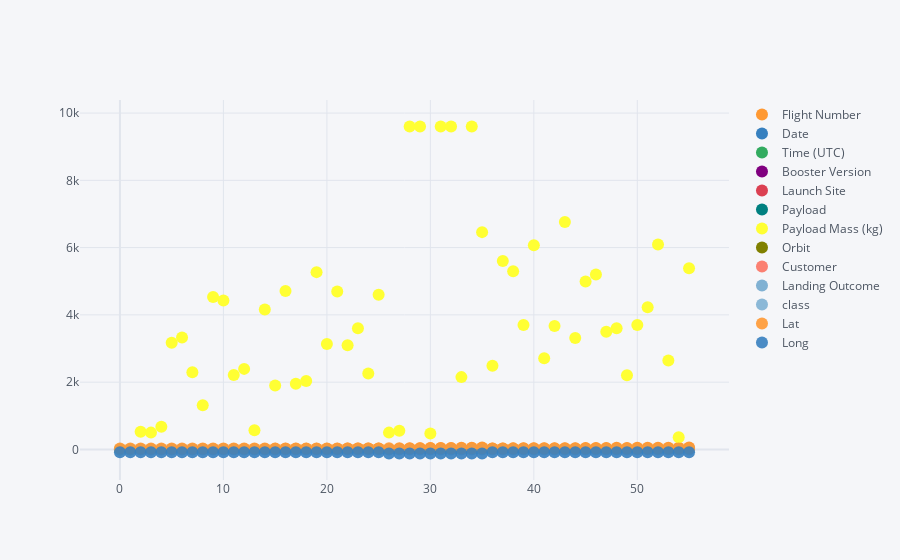

Source (notebook cell):
### Code cell
spacex_df.iplot(kind='scatter',mode='markers')

### Figure 1 — Plotly figure (JSON) as saved in the notebook; plotly's stock layout.template omitted (floating-point values rounded to 4 significant figures)
{"data": [{"line": {"color": "rgba(255, 153, 51, 1.0)", "dash": "solid", "shape": "linear", "width": 1.3}, "marker": {"size": 12, "symbol": "circle"}, "mode": "markers", "name": "Flight Number", "text": "", "type": "scatter", "x": [0, 1, 2, 3, 4, 5, 6, 7, 8, 9, 10, 11, 12, 13, 14, 15, 16, 17, 18, 19, 20, 21, 22, 23, 24, 25, 26, 27, 28, 29, 30, 31, 32, 33, 34, 35, 36, 37, 38, 39, 40, 41, 42, 43, 44, 45, 46, 47, 48, 49, 50, 51, 52, 53, 54, 55], "y": [1, 2, 3, 4, 5, 7, 8, 9, 10, 11, 12, 13, 14, 15, 16, 17, 18, 19, 20, 22, 23, 24, 25, 26, 27, 28, 6, 21, 29, 37, 40, 42, 46, 49, 51, 55, 30, 31, 32, 33, 34, 35, 36, 38, 39, 41, 43, 44, 54, 45, 47, 48, 50, 52, 53, 56]}, {"line": {"color": "rgba(55, 128, 191, 1.0)", "dash": "solid", "shape": "linear", "width": 1.3}, "marker": {"size": 12, "symbol": "circle"}, "mode": "markers", "name": "Date", "text": "", "type": "scatter", "x": [0, 1, 2, 3, 4, 5, 6, 7, 8, 9, 10, 11, 12, 13, 14, 15, 16, 17, 18, 19, 20, 21, 22, 23, 24, 25, 26, 27, 28, 29, 30, 31, 32, 33, 34, 35, 36, 37, 38, 39, 40, 41, 42, 43, 44, 45, 46, 47, 48, 49, 50, 51, 52, 53, 54, 55], "y": ["2010-06-04", "2010-12-08", "2012-05-22", "2012-10-08", "2013-03-01", "2013-12-03", "2014-01-06", "2014-04-18", "2014-07-14", "2014-08-05", "2014-09-07", "2014-09-21", "2015-01-10", "2015-02-11", "2015-03-02", "2015-04-14", "2015-04-27", "2015-06-28", "2015-12-22", "2016-03-04", "2016-04-08", "2016-05-06", "2016-05-27", "2016-06-15", "2016-07-18", "2016-08-14", "2013-09-29", "2016-01-17", "2017-01-14", "2017-06-25", "2017-08-24", "2017-10-09", "2017-12-23", "2018-02-22", "2018-03-30", "2018-05-22", "2017-02-19", "2017-03-16", "2017-03-30", "2017-05-01", "2017-05-15", "2017-06-03", "2017-06-23", "2017-07-05", "2017-08-14", "2017-09-07", "2017-10-11", "2017-10-30", "2018-05-11", "2017-12-15", "2018-01-08", "2018-01-31", "2018-03-06", "2018-04-02", "2018-04-18", "2018-06-04"]}, {"line": {"color": "rgba(50, 171, 96, 1.0)", "dash": "solid", "shape": "linear", "width": 1.3}, "marker": {"size": 12, "symbol": "circle"}, "mode": "markers", "name": "Time (UTC)", "text": "", "type": "scatter", "x": [0, 1, 2, 3, 4, 5, 6, 7, 8, 9, 10, 11, 12, 13, 14, 15, 16, 17, 18, 19, 20, 21, 22, 23, 24, 25, 26, 27, 28, 29, 30, 31, 32, 33, 34, 35, 36, 37, 38, 39, 40, 41, 42, 43, 44, 45, 46, 47, 48, 49, 50, 51, 52, 53, 54, 55], "y": ["18:45:00", "15:43:00", "7:44:00", "0:35:00", "15:10:00", "22:41:00", "22:06:00", "19:25:00", "15:15:00", "8:00:00", "5:00:00", "5:52:00", "9:47:00", "23:03:00", "3:50:00", "20:10:00", "23:03:00", "14:21:00", "1:29:00", "23:35:00", "20:43:00", "5:21:00", "21:39:00", "14:29:00", "4:45:00", "5:26:00", "16:00:00", "18:42:00", "17:54:00", "20:25:00", "18:51:00", "12:37:00", "1:27:00", "14:17:00", "14:14:00", "19:47:58", "14:39:00", "6:00:00", "22:27:00", "11:15:00", "23:21:00", "21:07:00", "19:10:00", "23:38:00", "16:31:00", "14:00:00", "22:53:00", "19:34:00", "20:14:00", "15:36:00", "1:00:00", "21:25:00", "5:33:00", "20:30:00", "22:51:00", "4:45:00"]}, {"line": {"color": "rgba(128, 0, 128, 1.0)", "dash": "solid", "shape": "linear", "width": 1.3}, "marker": {"size": 12, "symbol": "circle"}, "mode": "markers", "name": "Booster Version", "text": "", "type": "scatter", "x": [0, 1, 2, 3, 4, 5, 6, 7, 8, 9, 10, 11, 12, 13, 14, 15, 16, 17, 18, 19, 20, 21, 22, 23, 24, 25, 26, 27, 28, 29, 30, 31, 32, 33, 34, 35, 36, 37, 38, 39, 40, 41, 42, 43, 44, 45, 46, 47, 48, 49, 50, 51, 52, 53, 54, 55], "y": ["F9 v1.0  B0003", "F9 v1.0  B0004", "F9 v1.0  B0005", "F9 v1.0  B0006", "F9 v1.0  B0007", "F9 v1.1", "F9 v1.1", "F9 v1.1", "F9 v1.1", "F9 v1.1", "F9 v1.1 B1011", "F9 v1.1 B1010", "F9 v1.1 B1012", "F9 v1.1 B1013", "F9 v1.1 B1014", "F9 v1.1 B1015", "F9 v1.1 B1016", "F9 v1.1 B1018", "F9 FT B1019", "F9 FT B1020", "F9 FT B1021.1", "F9 FT B1022", "F9 FT B1023.1", "F9 FT B1024", "F9 FT B1025.1", "F9 FT B1026", "F9 v1.1  B1003", "F9 v1.1 B1017", "F9 FT B1029.1", "F9 FT B1036.1", "F9 FT B1038.1", "F9 B4 B1041.1", "F9 FT  B1036.2", "F9 FT  B1038.2", "F9 B4  B1041.2", "F9 B4  B1043.2", "F9 FT B1031.1", "F9 FT B1030", "F9 FT  B1021.2", "F9 FT B1032.1", "F9 FT B1034", "F9 FT B1035.1", "F9 FT  B1029.2", "F9 FT B1037", "F9 B4 B1039.1", "F9 B4 B1040.1", "F9 FT  B1031.2", "F9 B4 B1042.1", "F9 B5  B1046.1", "F9 FT  B1035.2", "F9 B4 B1043.1", "F9 FT  B1032.2", "F9 B4 B1044", "F9 B4  B1039.2", "F9 B4 B1045.1", "F9 B4  B1040.2"]}, {"line": {"color": "rgba(219, 64, 82, 1.0)", "dash": "solid", "shape": "linear", "width": 1.3}, "marker": {"size": 12, "symbol": "circle"}, "mode": "markers", "name": "Launch Site", "text": "", "type": "scatter", "x": [0, 1, 2, 3, 4, 5, 6, 7, 8, 9, 10, 11, 12, 13, 14, 15, 16, 17, 18, 19, 20, 21, 22, 23, 24, 25, 26, 27, 28, 29, 30, 31, 32, 33, 34, 35, 36, 37, 38, 39, 40, 41, 42, 43, 44, 45, 46, 47, 48, 49, 50, 51, 52, 53, 54, 55], "y": ["CCAFS LC-40", "CCAFS LC-40", "CCAFS LC-40", "CCAFS LC-40", "CCAFS LC-40", "CCAFS LC-40", "CCAFS LC-40", "CCAFS LC-40", "CCAFS LC-40", "CCAFS LC-40", "CCAFS LC-40", "CCAFS LC-40", "CCAFS LC-40", "CCAFS LC-40", "CCAFS LC-40", "CCAFS LC-40", "CCAFS LC-40", "CCAFS LC-40", "CCAFS LC-40", "CCAFS LC-40", "CCAFS LC-40", "CCAFS LC-40", "CCAFS LC-40", "CCAFS LC-40", "CCAFS LC-40", "CCAFS LC-40", "VAFB SLC-4E", "VAFB SLC-4E", "VAFB SLC-4E", "VAFB SLC-4E", "VAFB SLC-4E", "VAFB SLC-4E", "VAFB SLC-4E", "VAFB SLC-4E", "VAFB SLC-4E", "VAFB SLC-4E", "KSC LC-39A", "KSC LC-39A", "KSC LC-39A", "KSC LC-39A", "KSC LC-39A", "KSC LC-39A", "KSC LC-39A", "KSC LC-39A", "KSC LC-39A", "KSC LC-39A", "KSC LC-39A", "KSC LC-39A", "KSC LC-39A", "CCAFS SLC-40", "CCAFS SLC-40", "CCAFS SLC-40", "CCAFS SLC-40", "CCAFS SLC-40", "CCAFS SLC-40", "CCAFS SLC-40"]}, {"line": {"color": "rgba(0, 128, 128, 1.0)", "dash": "solid", "shape": "linear", "width": 1.3}, "marker": {"size": 12, "symbol": "circle"}, "mode": "markers", "name": "Payload", "text": "", "type": "scatter", "x": [0, 1, 2, 3, 4, 5, 6, 7, 8, 9, 10, 11, 12, 13, 14, 15, 16, 17, 18, 19, 20, 21, 22, 23, 24, 25, 26, 27, 28, 29, 30, 31, 32, 33, 34, 35, 36, 37, 38, 39, 40, 41, 42, 43, 44, 45, 46, 47, 48, 49, 50, 51, 52, 53, 54, 55], "y": ["Dragon Spacecraft Qualification Unit", "Dragon demo flight C1, two CubeSats,  barrel of Brouère cheese", "Dragon demo flight C2+", "SpaceX CRS-1", "SpaceX CRS-2", "SES-8", "Thaicom 6", "SpaceX CRS-3", "OG2 Mission 1  6 Orbcomm-OG2 satellites", "AsiaSat 8", "AsiaSat 6", "SpaceX CRS-4", "SpaceX CRS-5", "DSCOVR", "ABS-3A Eutelsat 115 West B", "SpaceX CRS-6", "TürkmenÄlem 52°E / MonacoSAT", "SpaceX CRS-7", "OG2 Mission 2   11 Orbcomm-OG2 satellites", "SES-9", "SpaceX CRS-8", "JCSAT-14", "Thaicom 8", "ABS-2A Eutelsat 117 West B", "SpaceX CRS-9", "JCSAT-16", "CASSIOPE", "Jason-3", "Iridium NEXT 1", "Iridium NEXT 2", "Formosat-5", "Iridium NEXT 3", "Iridium NEXT 4", "Paz  Tintin A & B", "Iridium NEXT 5", "Iridium NEXT 6   GRACE-FO 1, 2", "SpaceX CRS-10", "EchoStar 23", "SES-10", "NROL-76", "Inmarsat-5 F4", "SpaceX CRS-11", "BulgariaSat-1", "Intelsat 35e", "SpaceX CRS-12", "Boeing X-37B OTV-5", "SES-11 / EchoStar 105", "Koreasat 5A", "Bangabandhu-1", "SpaceX CRS-13", "Zuma", "GovSat-1 / SES-16", "Hispasat 30W-6  PODSat", "SpaceX CRS-14", "Transiting Exoplanet Survey Satellite (TESS)", "SES-12"]}, {"line": {"color": "rgba(255, 255, 51, 1.0)", "dash": "solid", "shape": "linear", "width": 1.3}, "marker": {"size": 12, "symbol": "circle"}, "mode": "markers", "name": "Payload Mass (kg)", "text": "", "type": "scatter", "x": [0, 1, 2, 3, 4, 5, 6, 7, 8, 9, 10, 11, 12, 13, 14, 15, 16, 17, 18, 19, 20, 21, 22, 23, 24, 25, 26, 27, 28, 29, 30, 31, 32, 33, 34, 35, 36, 37, 38, 39, 40, 41, 42, 43, 44, 45, 46, 47, 48, 49, 50, 51, 52, 53, 54, 55], "y": [0, 0, 525, 500, 677, 3170, 3325, 2296, 1316, 4535, 4428, 2216, 2395, 570, 4159, 1898, 4707, 1952, 2034, 5271, 3136, 4696, 3100, 3600, 2257, 4600, 500, 553, 9600, 9600, 475, 9600, 9600, 2150, 9600, 6460, 2490, 5600, 5300, 3697.0, 6070, 2708, 3669, 6761, 3310, 4990, 5200, 3500, 3600, 2205, 3697.0, 4230, 6092, 2647, 362, 5384]}, {"line": {"color": "rgba(128, 128, 0, 1.0)", "dash": "solid", "shape": "linear", "width": 1.3}, "marker": {"size": 12, "symbol": "circle"}, "mode": "markers", "name": "Orbit", "text": "", "type": "scatter", "x": [0, 1, 2, 3, 4, 5, 6, 7, 8, 9, 10, 11, 12, 13, 14, 15, 16, 17, 18, 19, 20, 21, 22, 23, 24, 25, 26, 27, 28, 29, 30, 31, 32, 33, 34, 35, 36, 37, 38, 39, 40, 41, 42, 43, 44, 45, 46, 47, 48, 49, 50, 51, 52, 53, 54, 55], "y": ["LEO", "LEO (ISS)", "LEO (ISS)", "LEO (ISS)", "LEO (ISS)", "GTO", "GTO", "LEO (ISS)", "LEO", "GTO", "GTO", "LEO (ISS)", "LEO (ISS)", "Sun–Earth L1", "GTO", "LEO (ISS)", "GTO", "LEO (ISS)", "LEO", "GTO", "LEO (ISS)", "GTO", "GTO", "GTO", "LEO (ISS)", "GTO", "Polar LEO", "LEO", "Polar LEO", "LEO", "SSO", "Polar LEO", "Polar LEO", "SSO", "Polar LEO", "Polar LEO", "LEO (ISS)", "GTO", "GTO", "LEO", "GTO", "LEO (ISS)", "GTO", "GTO", "LEO (ISS)", "LEO", "GTO", "GTO", "GTO", "LEO (ISS)", "LEO", "GTO", "GTO", "LEO (ISS)", "HEO", "GTO"]}, {"line": {"color": "rgba(251, 128, 114, 1.0)", "dash": "solid", "shape": "linear", "width": 1.3}, "marker": {"size": 12, "symbol": "circle"}, "mode": "markers", "name": "Customer", "text": "", "type": "scatter", "x": [0, 1, 2, 3, 4, 5, 6, 7, 8, 9, 10, 11, 12, 13, 14, 15, 16, 17, 18, 19, 20, 21, 22, 23, 24, 25, 26, 27, 28, 29, 30, 31, 32, 33, 34, 35, 36, 37, 38, 39, 40, 41, 42, 43, 44, 45, 46, 47, 48, 49, 50, 51, 52, 53, 54, 55], "y": ["SpaceX", "NASA (COTS) NRO", "NASA (COTS)", "NASA (CRS)", "NASA (CRS)", "SES", "Thaicom", "NASA (CRS)", "Orbcomm", "AsiaSat", "AsiaSat", "NASA (CRS)", "NASA (CRS)", "U.S. Air Force NASA NOAA", "ABS Eutelsat", "NASA (CRS)", "Turkmenistan National Space Agency", "NASA (CRS)", "Orbcomm", "SES", "NASA (CRS)", "SKY Perfect JSAT Group", "Thaicom", "ABS Eutelsat", "NASA (CRS)", "SKY Perfect JSAT Group", "MDA", "NASA (LSP) NOAA CNES", "Iridium Communications", "Iridium Communications", "NSPO", "Iridium Communications", "Iridium Communications", "Hisdesat exactEarth SpaceX", "Iridium Communications", "Iridium Communications GFZ • NASA", "NASA (CRS)", "EchoStar", "SES", "NRO", "Inmarsat", "NASA (CRS)", "Bulsatcom", "Intelsat", "NASA (CRS)", "U.S. Air Force", "SES EchoStar", "KT Corporation", "Thales-Alenia/BTRC", "NASA (CRS)", "Northrop Grumman", "SES", "Hispasat  NovaWurks", "NASA (CRS)", "NASA (LSP)", "SES"]}, {"line": {"color": "rgba(128, 177, 211, 1.0)", "dash": "solid", "shape": "linear", "width": 1.3}, "marker": {"size": 12, "symbol": "circle"}, "mode": "markers", "name": "Landing Outcome", "text": "", "type": "scatter", "x": [0, 1, 2, 3, 4, 5, 6, 7, 8, 9, 10, 11, 12, 13, 14, 15, 16, 17, 18, 19, 20, 21, 22, 23, 24, 25, 26, 27, 28, 29, 30, 31, 32, 33, 34, 35, 36, 37, 38, 39, 40, 41, 42, 43, 44, 45, 46, 47, 48, 49, 50, 51, 52, 53, 54, 55], "y": ["Failure   (parachute)", "Failure   (parachute)", "No attempt", "No attempt", "No attempt", "No attempt", "No attempt", "Controlled (ocean)", "Controlled (ocean)", "No attempt", "No attempt", "Uncontrolled (ocean)", "Failure  (drone ship)", "Controlled (ocean)", "No attempt", "Failure  (drone ship)", "No attempt", "Precluded  (drone ship)", "Success  (ground pad)", "Failure (drone ship)", "Success  (drone ship)", "Success (drone ship)", "Success  (drone ship)", "Failure  (drone ship)", "Success (ground pad)", "Success (drone ship)", "Uncontrolled (ocean)", "Failure (drone ship)", "Success  (drone ship)", "Success (drone ship)", "Success (drone ship)", "Success (drone ship)", "Controlled (ocean)", "No attempt", "No attempt", "No attempt", "Success (ground pad)", "No attempt", "Success (drone ship)", "Success (ground pad)", "No attempt", "Success (ground pad)", "Success (drone ship)", "No attempt", "Success (ground pad)", "Success (ground pad)", "Success (drone ship)", "Success (drone ship)", "Success (drone ship)", "Success (ground pad)", "Success (ground pad)", "Controlled (ocean)", "No attempt", "No attempt", "Success (drone ship)", "No attempt"]}, {"line": {"color": "rgba(128, 177, 211, 0.8999999999999999)", "dash": "solid", "shape": "linear", "width": 1.3}, "marker": {"size": 12, "symbol": "circle"}, "mode": "markers", "name": "class", "text": "", "type": "scatter", "x": [0, 1, 2, 3, 4, 5, 6, 7, 8, 9, 10, 11, 12, 13, 14, 15, 16, 17, 18, 19, 20, 21, 22, 23, 24, 25, 26, 27, 28, 29, 30, 31, 32, 33, 34, 35, 36, 37, 38, 39, 40, 41, 42, 43, 44, 45, 46, 47, 48, 49, 50, 51, 52, 53, 54, 55], "y": [0, 0, 0, 0, 0, 0, 0, 0, 0, 0, 0, 0, 0, 0, 0, 0, 0, 1, 1, 0, 1, 1, 1, 0, 1, 1, 0, 0, 1, 1, 1, 1, 0, 0, 0, 0, 1, 0, 1, 1, 0, 1, 1, 0, 1, 1, 1, 1, 1, 1, 1, 0, 0, 0, 1, 0]}, {"line": {"color": "rgba(255, 153, 51, 0.8999999999999999)", "dash": "solid", "shape": "linear", "width": 1.3}, "marker": {"size": 12, "symbol": "circle"}, "mode": "markers", "name": "Lat", "text": "", "type": "scatter", "x": [0, 1, 2, 3, 4, 5, 6, 7, 8, 9, 10, 11, 12, 13, 14, 15, 16, 17, 18, 19, 20, 21, 22, 23, 24, 25, 26, 27, 28, 29, 30, 31, 32, 33, 34, 35, 36, 37, 38, 39, 40, 41, 42, 43, 44, 45, 46, 47, 48, 49, 50, 51, 52, 53, 54, 55], "y": [28.56, 28.56, 28.56, 28.56, 28.56, 28.56, 28.56, 28.56, 28.56, 28.56, 28.56, 28.56, 28.56, 28.56, 28.56, 28.56, 28.56, 28.56, 28.56, 28.56, 28.56, 28.56, 28.56, 28.56, 28.56, 28.56, 34.63, 34.63, 34.63, 34.63, 34.63, 34.63, 34.63, 34.63, 34.63, 34.63, 28.57, 28.57, 28.57, 28.57, 28.57, 28.57, 28.57, 28.57, 28.57, 28.57, 28.57, 28.57, 28.57, 28.56, 28.56, 28.56, 28.56, 28.56, 28.56, 28.56]}, {"line": {"color": "rgba(55, 128, 191, 0.8999999999999999)", "dash": "solid", "shape": "linear", "width": 1.3}, "marker": {"size": 12, "symbol": "circle"}, "mode": "markers", "name": "Long", "text": "", "type": "scatter", "x": [0, 1, 2, 3, 4, 5, 6, 7, 8, 9, 10, 11, 12, 13, 14, 15, 16, 17, 18, 19, 20, 21, 22, 23, 24, 25, 26, 27, 28, 29, 30, 31, 32, 33, 34, 35, 36, 37, 38, 39, 40, 41, 42, 43, 44, 45, 46, 47, 48, 49, 50, 51, 52, 53, 54, 55], "y": [-80.58, -80.58, -80.58, -80.58, -80.58, -80.58, -80.58, -80.58, -80.58, -80.58, -80.58, -80.58, -80.58, -80.58, -80.58, -80.58, -80.58, -80.58, -80.58, -80.58, -80.58, -80.58, -80.58, -80.58, -80.58, -80.58, -120.6, -120.6, -120.6, -120.6, -120.6, -120.6, -120.6, -120.6, -120.6, -120.6, -80.65, -80.65, -80.65, -80.65, -80.65, -80.65, -80.65, -80.65, -80.65, -80.65, -80.65, -80.65, -80.65, -80.58, -80.58, -80.58, -80.58, -80.58, -80.58, -80.58]}], "layout": {"legend": {"bgcolor": "#F5F6F9", "font": {"color": "#4D5663"}}, "paper_bgcolor": "#F5F6F9", "plot_bgcolor": "#F5F6F9", "title": {"font": {"color": "#4D5663"}}, "xaxis": {"gridcolor": "#E1E5ED", "showgrid": true, "tickfont": {"color": "#4D5663"}, "title": {"font": {"color": "#4D5663"}, "text": ""}, "zerolinecolor": "#E1E5ED"}, "yaxis": {"gridcolor": "#E1E5ED", "showgrid": true, "tickfont": {"color": "#4D5663"}, "title": {"font": {"color": "#4D5663"}, "text": ""}, "zerolinecolor": "#E1E5ED"}}}
